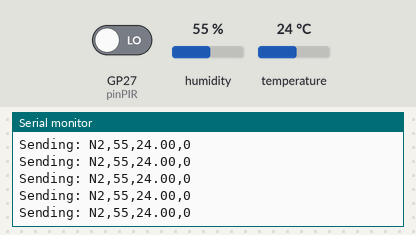
The sketch below on a simulated Raspberry Pi Pico. On the bench: the last lines printed to the serial monitor. The inputs (shaded band) are chosen by the test bench; at power-on: humidity 55 %, GP27 (pinPIR) LOW, temperature 24 °C. No radio packets arrive unless stated.

Above: at 1.2 s.
1.3 s: humidity set to 22 %
At 2.4 s:
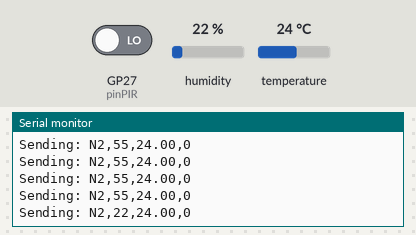
2.8 s: GP27 (pinPIR) driven HIGH
At 3.06 s:
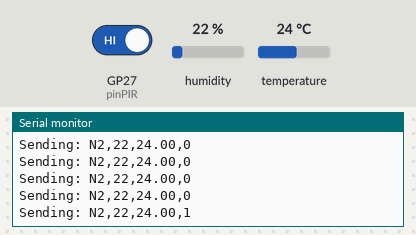
4.3 s: temperature set to 12 °C
At 4.38 s:
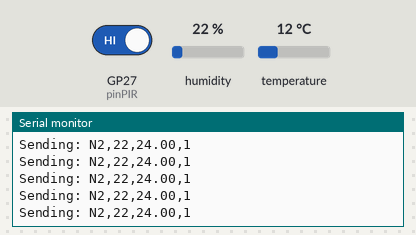
5.8 s: GP27 (pinPIR) driven LOW
At 6.65 s:
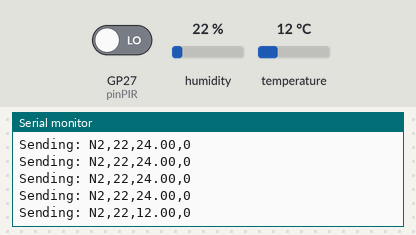
7.3 s: humidity set to 40 %
At 7.3 s:
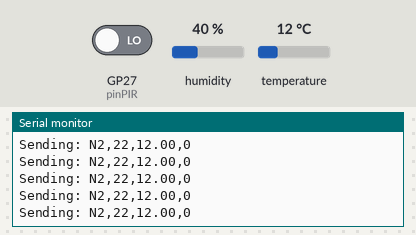
Timing chart, 0 to 9.8 s (numbered marks = the images above; inputs shaded):
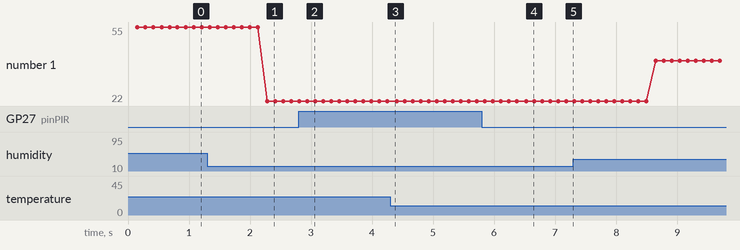

Measured:
- after the input at 1.3 s, the serial monitor: prints a new line after 0.98 s (image 1)
- after the input at 2.8 s, the serial monitor: prints a new line after 0.14 s (image 2)
- after the input at 5.8 s, the serial monitor: prints a new line after 0.73 s (image 4)
- plotted number 1: 55 → 22 after the input at 1.3 s, 22 → 40 after the input at 7.3 s

The sketch:

RPi_Pico_Lora_Tx.ino
```cpp
/*
  Raspberry pi pico transmitter
  juacastropa@unal.edu.co
*/

#include <DHT.h>
#include <SPI.h>
#include <LoRa.h>
#include <TimeLib.h>

#define dio0 7              // Pinboard 10
#define nss 8               // Pinboard 11
#define rst 9               // Pinboard 12
#define pinPIR 27           // Pinboard 32
#define DHTPIN 28           // Pinboard 34 -> GPIO 28
#define DHTTYPE DHT11       // Select DHT11 sensor

DHT dht(DHTPIN, DHTTYPE);

byte MasterNode = 0xFF;
byte Node2 = 0xCC;
String SenderNode = "N2";
String message;
byte msgCount = 0;          // count of outgoing messages
long lastSendTime = 0;      // last send time
int interval = 20;          // interval between sends

void setup() {
  Serial.begin(9600);
  dht.begin();              // initialize serial
  pinMode(pinPIR, INPUT);
  //setTime(00, 37, 50, 18, 11, 2023);

  LoRa.setPins(nss, rst, dio0);

  if (!LoRa.begin(433E6)) { // initialize ratio at 433 MHz
    Serial.println("LoRa init failed. Check your connections.");
    while (true);           // if failed, do nothing
  }
  Serial.println("LoRa init succeeded.");
}

void loop() {
  if ((millis() - lastSendTime) > interval) {
    int h = dht.readHumidity();
    float t = dht.readTemperature();
    int pir = digitalRead(27);

    message = SenderNode + "," + h + "," + t + "," + pir;
    sendMessage(message, MasterNode, Node2);
    delay(50);

    Serial.println("Sending: " + message);
    lastSendTime = millis();  // timestamp the message
    message = "";
  }
}


void sendMessage(String outgoing, byte MasterNode, byte otherNode) {
  LoRa.beginPacket();             // start packet
  LoRa.write(otherNode);          // add destination address
  LoRa.write(MasterNode);         // add sender address
  LoRa.write(msgCount);           // add message ID
  LoRa.write(outgoing.length());  // add payload length
  LoRa.print(outgoing);           // add payload
  LoRa.endPacket();               // finish packet and send it
  msgCount++;                     // increment message ID
}

/*
String date(){

  char fecha[20];
  time_t t = now();     //Init date

  int dia = day(t);
  int mes = month(t);
  int anio = year(t);
  int hora = hour(t);
  int minuto = minute(t);
  int segundo = second(t);

  sprintf( fecha, "%.2d.%.2d.%.4d %.2d:%.2d:%.2d", dia, mes, anio, hora, minuto, segundo);
  return String( fecha );
}
*/
```
